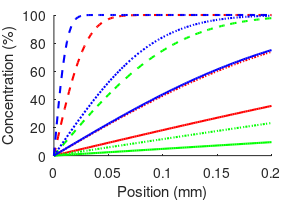
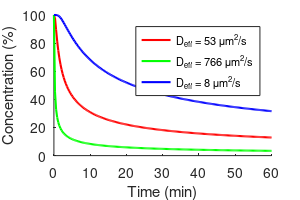
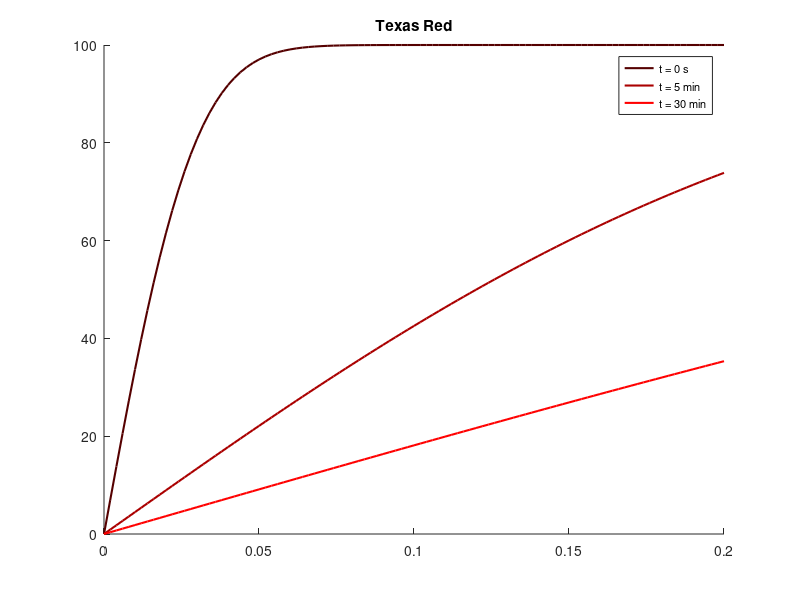
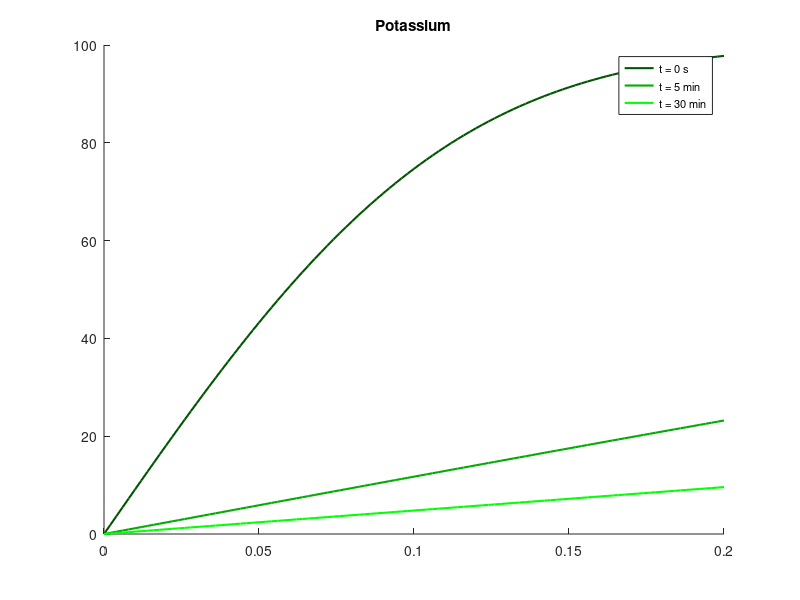

The MATLAB script that drew these images, in order:
%%%
% This program reproduces the panels of Fig. 4 in Holter et al. (2017)
% for the planar geometry (panels B and D).
% Concentration profiles at different times and for solutes of different
% molecular weight (different diffusion coeffiscints) is plotted. 
%
% Klas H. Pettersen, 2017-03-30

clear all; close all;
addpath('functions')
fig_path = 'figs/';

% Parameters
my_pos = 0.01; % (cm) Plot concentration as a function of time at this position. 
D = [2.2e-6 1.96e-5 0.38e-6]; % cm^2/s [3kDa Texas red-dextran, potassium, large metabolite/dextran-70] % Sykova and Nicholson (first and last); Halnes et al (middle)
tortousity_vec = [2.04 1.6 2.13]; % Sykova and Nicholson (first and last); Halnes et al (middle)
Dstar = D./tortousity_vec.^2;
tmax = 60*60; % (s) maximal time in plot and in simulation
xmax = 0.02; % (cm) maximal spatial position in plot
x = 0:xmax/100:xmax; % position in cm
t_inst = [5 5*60 30*60];  % Plot the concentration profiles at these time instances.
c0=1; % initial concentration

%% Plot Fig. 4B
fig_size = [3 2];
figure('units','inches','position',[5 5 fig_size(1) fig_size(2)]);
hold on
tstyle = {'--',':','-'};
for jj=1:3
    for ii=1:length(t_inst)
        diff_erf{jj}(ii,:) = c0*erf(x/sqrt(4*Dstar(jj)*t_inst(ii)));
        ccol = [0 0 0];
        ccol(jj) = 1;
        plot(x*10,diff_erf{jj}(ii,:)*100,tstyle{ii},'LineWidth',1.5,'Color',ccol)
    end
end
xlabel('Position (mm)')
ylabel('Concentration (%)')
set(gcf,'Units','Inches');
pos = get(gcf,'Position');
set(gcf,'PaperPositionMode','Auto','PaperUnits','Inches','PaperSize',[pos(3), pos(4)])
print(gcf,[fig_path 'diffusion_space_profile_all.pdf'],'-dpdf','-r0')

%% Plot Fig. 4D
h2=figure('units','inches','position',[5 5 fig_size(1) fig_size(2)]);
hold on
t=0:tmax/200:tmax;
for ii = 1:length(Dstar)
    ccol = [0 0 0];
    ccol(ii) = 1;
    plot(t/60,100*(erf(my_pos./sqrt(4*Dstar(ii)*t))),'LineWidth',1.5,'Color',ccol)
    legend_d{ii} = ['D_{eff} = ' num2str(round(Dstar(ii)*1e8)) ' \mu{}m^2/s']; % cm^2/s -> mum^2/s
end
xlabel('Time (min)')
ylabel('Concentration (%)')
legend(legend_d,'Location','NorthEast','FontSize',8)
set(h2,'Units','Inches');
pos = get(h2,'Position');
set(h2,'PaperPositionMode','Auto','PaperUnits','Inches','PaperSize',[pos(3), pos(4)])
print(h2,[fig_path 'diffusion100mum.pdf'],'-dpdf','-r0')

%% Extra figures, with legends
dlabel = {'Texas Red','Potassium','70 kD dextran'};
for jj = 1:length(Dstar)
    h1(jj)=figure('units','inches','position',[5 5 fig_size(1) fig_size(2)]);
    tstyle = {'-','-','-'};
    hold on
    % Plot concentration profiles for time instances:
    for ii = 1:length(t_inst)
        ccol = [0 0 0];
        ccol(jj) = ii/length(t_inst);    % set color
        plot(x*10,diff_erf{jj}(ii,:)*100/c0,tstyle{jj},'LineWidth',1.5,'Color',ccol) % x*10: cm -> mm; diff_erf*100/c0: concentration-> per cent
        % Get right time unit in legend:
        if t_inst(ii)/60>1 % write minutes in legend
            ttext = num2str(round(t_inst(ii)/60*10)/10);
            utext = ' min';
        elseif round(t_inst(ii)*1000)==0 % use microsceonds
            ttext = num2str(round(t_inst(ii)*1000000));
            utext = ' \mu{}s';
        elseif round(t_inst(ii)*10)/10==0 % use milliseconds
            ttext = num2str(round(t_inst(ii)*1000));
            utext = ' ms';
        else % use seconds
           ttext = num2str(round(t(ii)*10)/10);
           utext = ' s';
        end 
        legend_ent{ii} = ['t = ' ttext utext];            
    end
    this_leg = legend(legend_ent,'FontSize',8);
    title(dlabel{jj})
end
